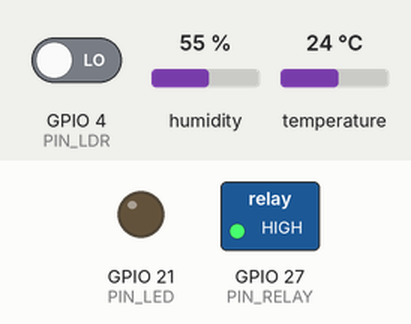
Bench run of a sketch on a simulated ESP32. Shown: switched loads named in the sketch (green lamp = pin HIGH), output pins drawn as LEDs (lit = HIGH). The test bench sets the inputs (shaded band); at power-on: GPIO 4 (PIN_LDR) LOW, temperature 24 °C, humidity 55 %. WiFi joins after 1.5 s; servers stay silent unless stated; uploads are accepted with an empty reply.

Above: at 2.7 s.
2.8 s: GPIO 4 (PIN_LDR) driven HIGH
At 4.7 s:
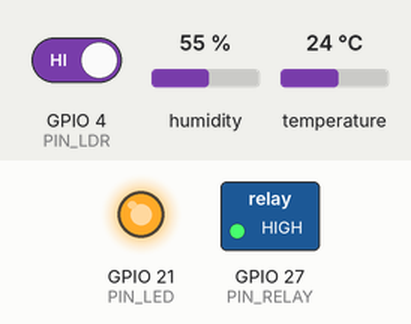
5.0 s: temperature set to 31 °C
8.7 s: temperature set to 34 °C
At 11.1 s:
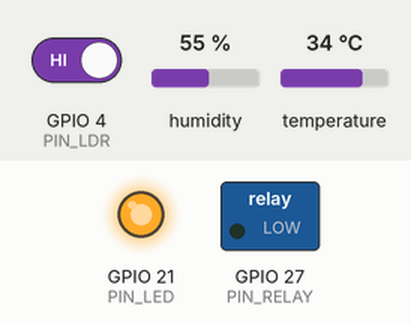
12.0 s: temperature set to 12 °C
At 14.7 s:
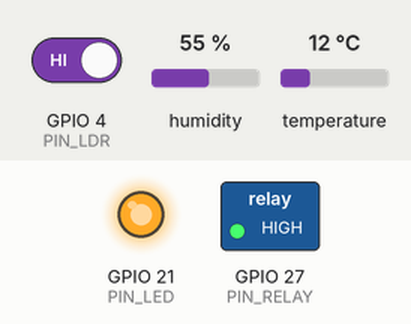
15.0 s: temperature set to 33 °C
At 17.1 s:
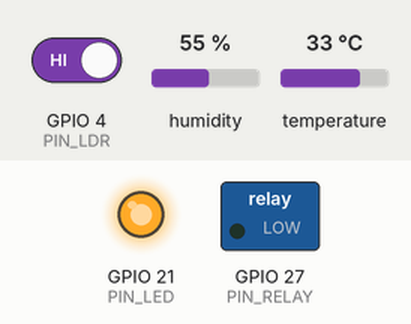
Timing chart, 0 to 18.6 s (numbered marks = the images above; inputs shaded):
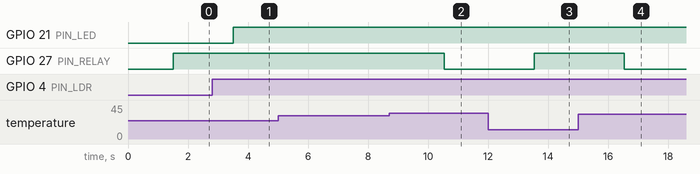

The sketch:

uap2.ino
```cpp
#include <WiFi.h>
#include <HTTPClient.h>
#include <DHT.h>

// --- KONFIGURASI NETWORK ---
const char* ssid = "Firman";
const char* password = "22442244";
String baseUrl = "http://10.75.82.74/ControlUAP/api.php"; ;

// --- PIN MAPPING ---
#define PIN_DHT     26
#define PIN_LDR     4
#define PIN_LED     21
#define PIN_RELAY   27
#define DHTTYPE     DHT11

float BATAS_SUHU = 32.0;
DHT dht(PIN_DHT, DHTTYPE);

// --- VARIABEL KONTROL ---
String controlMode = "AUTO";
String cmdKipas = "OFF";
String cmdLed = "OFF";

unsigned long lastTime = 0;
unsigned long timerDelay = 1000;

void syncWithServer(float suhu, float lembab, String kipas, String cahaya);

void setup() {
  Serial.begin(115200);

  WiFi.begin(ssid, password);
  while(WiFi.status() != WL_CONNECTED) { delay(500); }

  dht.begin();
  pinMode(PIN_LED, OUTPUT);
  pinMode(PIN_RELAY, OUTPUT);
  pinMode(PIN_LDR, INPUT);

  // Default Mati (Relay Active Low -> HIGH = Mati)
  digitalWrite(PIN_LED, LOW);
  digitalWrite(PIN_RELAY, HIGH);
}

void loop() {
  if ((millis() - lastTime) > timerDelay) {
    lastTime = millis();

    // 1. Baca Sensor
    float suhu = dht.readTemperature();
    float lembab = dht.readHumidity();
    int ldr = digitalRead(PIN_LDR); // 1 = Malam, 0 = Siang

    if(isnan(suhu)) suhu = 0;
    if(isnan(lembab)) lembab = 0;

    // 2. Tentukan Status Output
    bool fanState = false; // false = mati
    bool ledState = false;

    if (controlMode == "MANUAL") {
       // --- MODE MANUAL ---
       if (cmdKipas == "ON") fanState = true;
       if (cmdLed == "ON") ledState = true;
    }
    else {
       // --- MODE AUTO ---
       if (suhu > BATAS_SUHU) fanState = true;
       if (ldr == HIGH) ledState = true; // Malam nyala
    }

    // 3. Eksekusi Hardware
    // Kipas (Relay Active Low: LOW = ON)
    if (fanState) digitalWrite(PIN_RELAY, LOW);
    else digitalWrite(PIN_RELAY, HIGH);

    // LED (Active High: HIGH = ON)
    if (ledState) digitalWrite(PIN_LED, HIGH);
    else digitalWrite(PIN_LED, LOW);

    // 4. Kirim Data & Baca Perintah
    String statusKipas = fanState ? "ON" : "OFF";
    String statusCahaya = ledState ? "ON" : "OFF";

    syncWithServer(suhu, lembab, statusKipas, statusCahaya);
  }
}

void syncWithServer(float suhu, float lembab, String kipas, String cahaya) {
  if(WiFi.status() == WL_CONNECTED){
    HTTPClient http;

    // A. KIRIM DATA (POST)
    http.begin(baseUrl);
    http.addHeader("Content-Type", "application/x-www-form-urlencoded");
    String postData = "device_id=ESP2&suhu=" + String(suhu) + "&kelembaban=" + String(lembab) + "&kipas=" + kipas + "&cahaya=" + cahaya;
    http.POST(postData);
    http.end();

    // B. BACA PERINTAH (GET)
    String getUrl = baseUrl + "?read_controls=1&format=esp";
    http.begin(getUrl);
    int httpCode = http.GET();

    if (httpCode == 200) {
      String payload = http.getString();

      int p1 = payload.indexOf('|');
      int p2 = payload.indexOf('|', p1 + 1);
      int p3 = payload.indexOf('|', p2 + 1); // Start ESP2 Mode
      int p4 = payload.indexOf('|', p3 + 1); // Start ESP2 Kipas

      if(p3 > 0 && p4 > 0) {
         controlMode = payload.substring(p2 + 1, p3); // "AUTO" / "MANUAL"
         cmdKipas = payload.substring(p3 + 1, p4);    // "ON" / "OFF"
         cmdLed = payload.substring(p4 + 1);          // "ON" / "OFF"
      }
    }
    http.end();
  }
}
```

Measured:
- the behaviour switches between 32 and 33 °C on temperature (found by bisection; images 1 and 2)
- after the input at 2.8 s, GPIO 21 (PIN_LED): LOW → HIGH after 0.71 s
- after the input at 5.0 s, every drawn part: stays the same
- after the input at 8.7 s, GPIO 27 (PIN_RELAY): HIGH → LOW after 1.8 s
- after the input at 12.0 s, GPIO 27 (PIN_RELAY): LOW → HIGH after 1.5 s
- after the input at 15.0 s, GPIO 27 (PIN_RELAY): HIGH → LOW after 1.5 s
